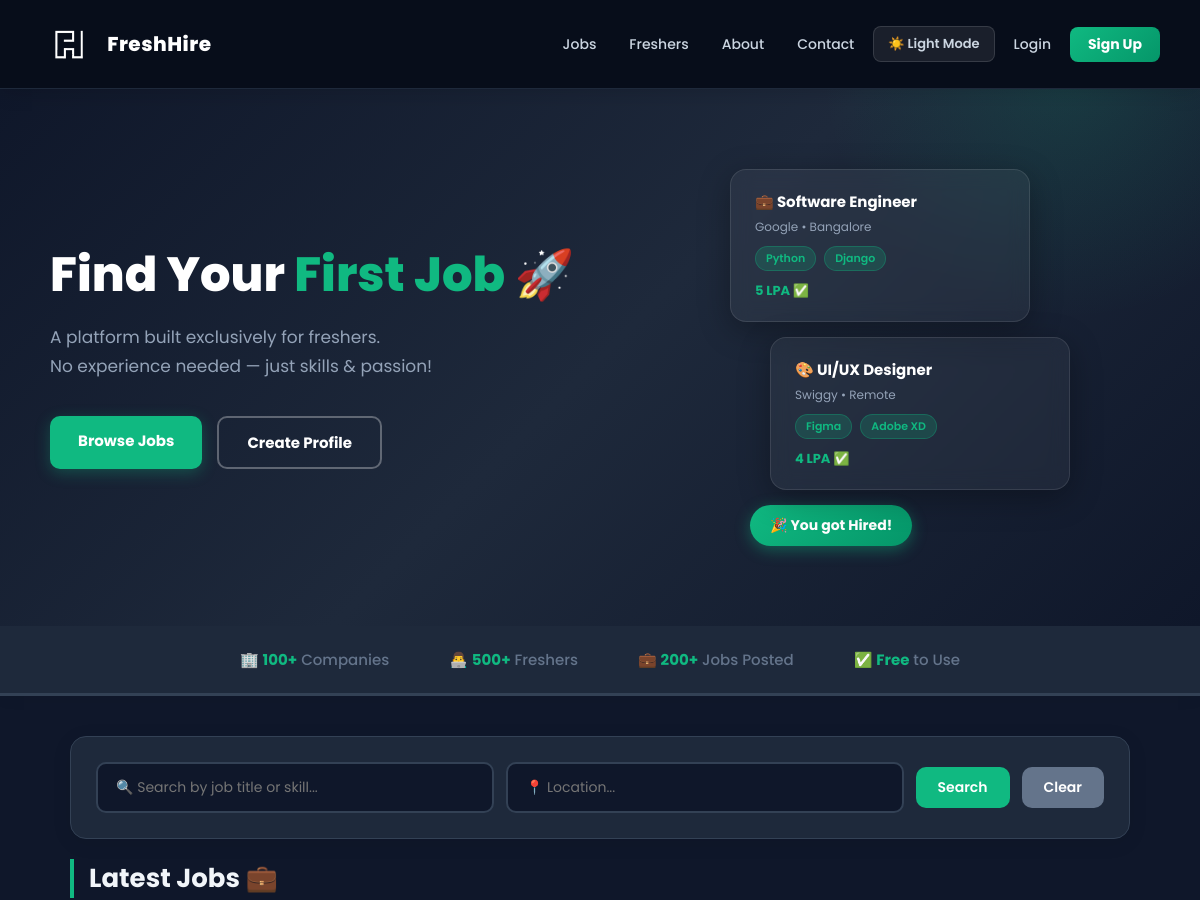
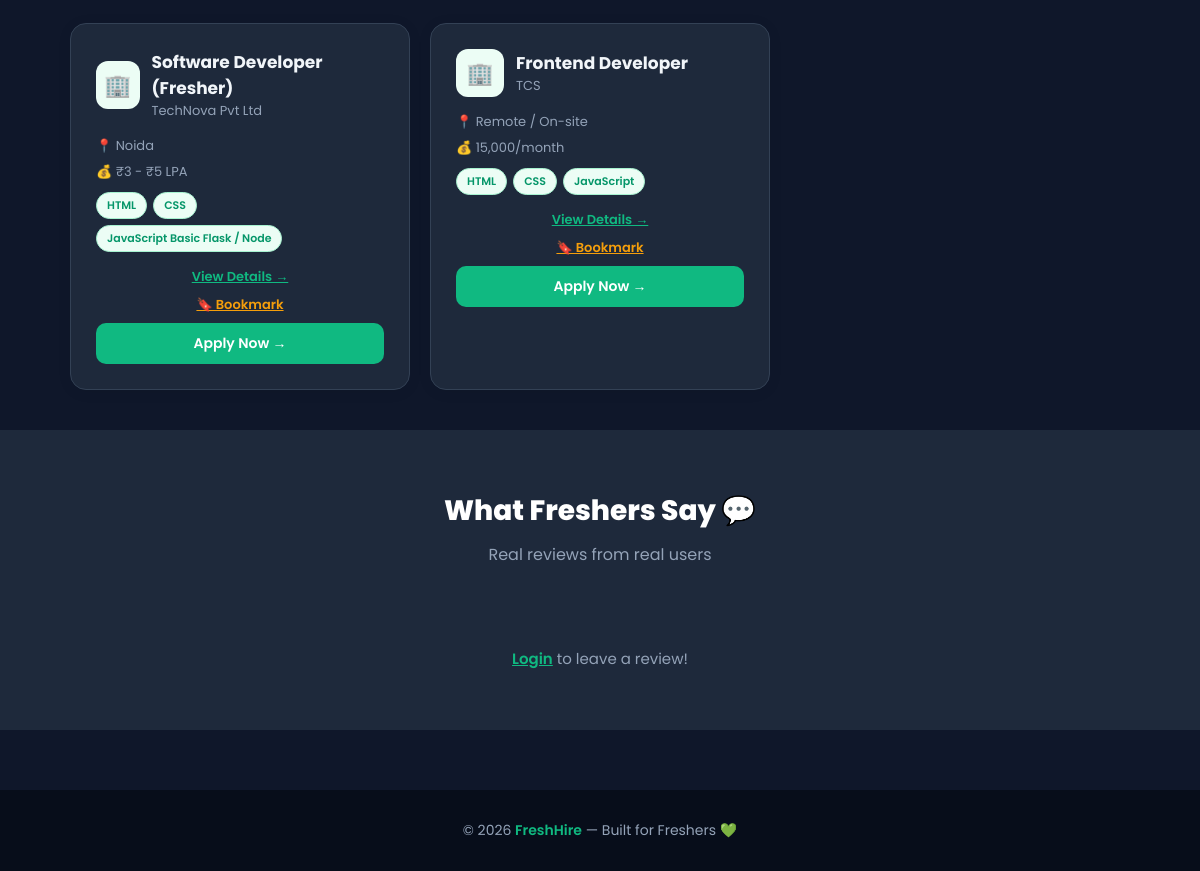
The page / on the database its author committed (2 pictures, top to bottom).
### tables this page shows
CREATE TABLE jobs (
    id               INTEGER PRIMARY KEY AUTOINCREMENT,
    posted_by        INTEGER,
    job_title        TEXT,
    company          TEXT,
    location         TEXT,
    description      TEXT,
    required_skills  TEXT,
    salary           TEXT,
    apply_link       TEXT
);

### app.py (the view)
@app.route("/")
def home():
    conn = get_db()
    keyword  = request.args.get("keyword", "")
    location = request.args.get("location", "")
    query  = "SELECT * FROM jobs WHERE 1=1"
    params = []
    if keyword.strip():
        query += " AND (job_title LIKE ? OR required_skills LIKE ?)"
        params.extend([f"%{keyword}%", f"%{keyword}%"])
    if location.strip():
        query += " AND location LIKE ?"
        params.append(f"%{location}%")
    query += " ORDER BY id DESC"
    jobs = conn.execute(query, params).fetchall()
    try:
        reviews = conn.execute("""
            SELECT reviews.*, users.first_name FROM reviews
            JOIN users ON reviews.reviewer_id = users.id
            ORDER BY reviews.id DESC LIMIT 6
        """).fetchall()
    except:
        reviews = []
    conn.close()
    return render_template("index.html", jobs=jobs, reviews=reviews)

### app.py (called while the page is built, shortened)
def get_db():
    conn = sqlite3.connect("freshhire.db")
    conn.row_factory = sqlite3.Row
    return conn

@app.context_processor
def inject_globals():
    notif_count = 0
    return {"notif_count": notif_count}

### templates/index.html (shortened to what this page needs)
<!DOCTYPE html>
<html>
<head>
    <link rel="stylesheet" href="/static/style.css">
</head>
<body>
<nav>
    <a href="/" style="display:flex;align-items:center;gap:8px;text-decoration:none;"><img src="/static/logo.png" alt="logo" style="height:32px;"><span style="color:white;font-weight:800;font-size:20px;letter-spacing:0.5px;">FreshHire</span></a>
    <div class="nav-links" id="nav-links">
        {% if session.get('user_id') %}
            {% if session.get('role') == 'hirer' %}
            <a href="/post-job">Post Job</a>
            {% endif %}
            <a href="/jobs">Jobs</a>
            <a href="/profiles">Freshers</a>
            <a href="/notifications" style="position:relative;">🔔{% if notif_count > 0 %}<span style="position:absolute;top:-5px;right:-5px;background:#dc2626;color:white;border-radius:50%;width:16px;height:16px;font-size:10px;display:flex;align-items:center;justify-content:center;font-weight:700;">{{ notif_count }}</span>{% endif %}</a>
            <a href="/dashboard">Dashboard</a>
            <div class="nav-dropdown">
                <button class="nav-dropdown-btn">👤 {{ session.get('name') }} ▾</button>
                <div class="nav-dropdown-menu">
                    <a href="/my-profile">👤 My Profile</a>
                    <a href="/bookmarks">🔖 Bookmarks</a>
                    <a href="/resume-builder">📄 Resume Builder</a>
                    <a href="/my-applications">📝 My Applications</a>
                    <a href="/settings">⚙️ Settings</a>
                    <div class="dropdown-divider"></div>
                    <a href="#" onclick="toggleTheme();return false;" id="themeBtn">☀️ Light Mode</a>
                    <div class="dropdown-divider"></div>
                    <a href="/logout" style="color:#ef4444 !important;">🚪 Logout</a>
                </div>
            </div>
        {% else %}
            <a href="/jobs">Jobs</a>
            <a href="/profiles">Freshers</a>
            <a href="/about">About</a>
            <a href="/contact">Contact</a>
            <button class="theme-toggle" onclick="toggleTheme()" id="themeBtn">☀️ Light</button>
            <a href="/login">Login</a>
            <a href="/signup" style="background:linear-gradient(135deg,#10b981,#059669);color:white !important;border-radius:8px;padding:7px 18px;font-weight:700;">Sign Up</a>
        {% endif %}
    </div>
</nav>
<div class="hero">
    <div class="hero-content">
        <div class="hero-text">
            <h1>Find Your <span>First Job</span> 🚀</h1>
            <p>A platform built exclusively for freshers.<br>No experience needed — just skills & passion!</p>
            <div class="hero-buttons">
                <a href="/jobs" class="btn-white">Browse Jobs</a>
                <a href="/signup" class="btn-outline">Create Profile</a>
            </div>
        </div>
        <div class="hero-illustration">
            <div class="job-card-float">
                <div class="jc-title">💼 Software Engineer</div>
                <div class="jc-company">Google • Bangalore</div>
                <div class="jc-tags"><span>Python</span><span>Django</span></div>
                <div class="jc-salary">5 LPA ✅</div>
            </div>
            <div class="job-card-float" style="margin-top:15px; margin-left:40px;">
                <div class="jc-title">🎨 UI/UX Designer</div>
                <div class="jc-company">Swiggy • Remote</div>
                <div class="jc-tags"><span>Figma</span><span>Adobe XD</span></div>
                <div class="jc-salary">4 LPA ✅</div>
            </div>
            <div class="hired-badge">🎉 You got Hired!</div>
        </div>
    </div>
</div>
<div class="stats-bar">
    <div class="stat">🏢 <b>100+</b> Companies</div>
    <div class="stat">👨‍💻 <b>500+</b> Freshers</div>
    <div class="stat">💼 <b>200+</b> Jobs Posted</div>
    <div class="stat">✅ <b>Free</b> to Use</div>
</div>
<div class="container">
    <div class="search-filter-box">
        <form method="GET" action="/">
            <div class="search-row">
                <input type="text" name="keyword" placeholder="🔍 Search by job title or skill..." value="{{ request.args.get('keyword', '') }}">
                <input type="text" name="location" placeholder="📍 Location..." value="{{ request.args.get('location', '') }}">
                <button type="submit" class="btn">Search</button>
                <a href="/" class="btn" style="background:#64748b;">Clear</a>
            </div>
        </form>
    </div>
    <h2 class="section-title">Latest Jobs 💼</h2>
    <div class="cards-grid">
        {% for job in jobs %}
        <div class="card">
            <div style="display:flex; align-items:center; gap:12px; margin-bottom:15px;">
                <div style="width:48px; height:48px; background:#ecfdf5; border-radius:12px; display:flex; align-items:center; justify-content:center; font-size:22px;">🏢</div>
                <div>
                    <h3 style="margin:0; font-size:17px;">{{ job.job_title }}</h3>
                    <p style="margin:0; color:#94a3b8; font-size:13px;">{{ job.company }}</p>
                </div>
            </div>
            <p style="font-size:13px; color:#64748b; margin-bottom:6px;">📍 {{ job.location }}</p>
            <p style="font-size:13px; color:#64748b; margin-bottom:10px;">💰 {{ job.salary }}</p>
            {% if job.required_skills %}
            <div style="display:flex; flex-wrap:wrap; gap:6px; margin-bottom:15px;">
                {% for skill in job.required_skills.split(',') %}
                <span style="background:#ecfdf5; color:#059669; padding:4px 10px; border-radius:20px; font-size:11px; border:1px solid #a7f3d0; font-weight:600;">{{ skill.strip() }}</span>
                {% endfor %}
            </div>
            {% endif %}
            <a href="/job/{{ job.id }}" style="display:block; text-align:center; margin-bottom:8px; color:#10b981; font-size:13px; font-weight:600;">View Details →</a>
            <a href="/bookmark/{{ job.id }}" style="display:block; text-align:center; margin-bottom:8px; color:#f59e0b; font-size:13px; font-weight:600;">🔖 Bookmark</a>
            {% if job.apply_link %}
            <a href="/apply/{{ job.id }}" class="btn" style="width:100%; text-align:center; display:block;">Apply Now →</a>
            {% endif %}
        </div>
        {% endfor %}
    </div>
</div>
<div style="background:#1e293b; padding:60px 20px; margin-top:40px;">
    <div style="max-width:1100px; margin:0 auto;">
        <h2 style="text-align:center; color:white; font-size:28px; font-weight:800; margin-bottom:10px;">What Freshers Say 💬</h2>
        <p style="text-align:center; color:#94a3b8; margin-bottom:40px;">Real reviews from real users</p>
        {% if session.get('user_id') %}
        <div style="max-width:500px; margin:0 auto; background:rgba(255,255,255,0.05); padding:30px; border-radius:16px; border:1px solid #334155;">
            <h3 style="color:white; margin-bottom:20px; text-align:center;">Leave a Review ⭐</h3>
            <form method="POST" action="/reviews">
                <div style="display:flex; gap:8px; justify-content:center; margin-bottom:15px;" id="starContainer">
                    <input type="hidden" name="rating" id="ratingInput" value="" required>
                    <span onclick="setRating(1)" class="star" data-val="1" style="cursor:pointer; font-size:32px; opacity:0.3; transition:all 0.15s;">★</span>
                    <span onclick="setRating(2)" class="star" data-val="2" style="cursor:pointer; font-size:32px; opacity:0.3; transition:all 0.15s;">★</span>
                    <span onclick="setRating(3)" class="star" data-val="3" style="cursor:pointer; font-size:32px; opacity:0.3; transition:all 0.15s;">★</span>
                    <span onclick="setRating(4)" class="star" data-val="4" style="cursor:pointer; font-size:32px; opacity:0.3; transition:all 0.15s;">★</span>
                    <span onclick="setRating(5)" class="star" data-val="5" style="cursor:pointer; font-size:32px; opacity:0.3; transition:all 0.15s;">★</span>
                </div>
                <p id="ratingMsg" style="text-align:center; color:#94a3b8; font-size:12px; margin-bottom:10px;">Click a star to rate</p>
                <textarea name="message" placeholder="Share your experience with FreshHire..." rows="3"
                    style="width:100%; padding:12px; border:2px solid #334155; border-radius:10px; background:#0f172a; color:white; font-family:'Poppins',sans-serif; font-size:14px; outline:none; resize:none; box-sizing:border-box;"></textarea>
                <button type="submit" class="btn" style="width:100%; margin-top:12px;">Submit Review 🚀</button>
            </form>
        </div>
        {% else %}
        <p style="text-align:center; color:#94a3b8; font-size:15px;">
            <a href="/login" style="color:#10b981; font-weight:600;">Login</a> to leave a review!
        </p>
        {% endif %}
    </div>
</div>
<footer>
    © 2026 <span>FreshHire</span> — Built for Freshers 💚
</footer>
</body>
</html>

### rows shown on the page
jobs: job_title "Software Developer (Fresher)", company "TechNova Pvt Ltd", location "Noida", salary "₹3 - ₹5 LPA", strip "HTML" "CSS" "JavaScript Basic Flask / Node"
jobs: job_title "Frontend Developer", company "TCS", location "Remote / On-site", salary "15,000/month", strip "HTML" "CSS" "JavaScript", {{ job.id }} 1 (drawn)
